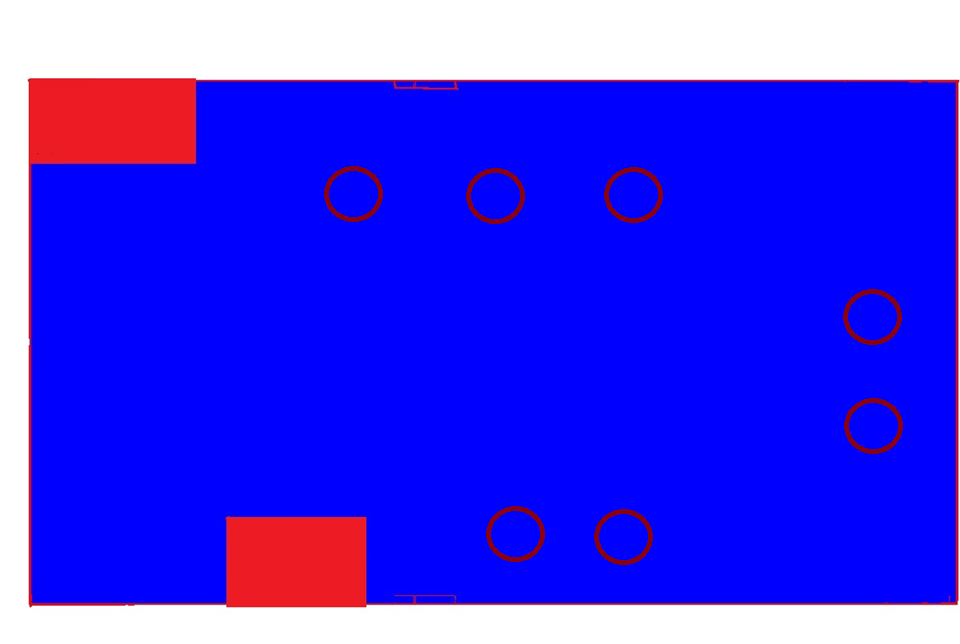
#> input picture Mesher/outline_of_warehouse/img4.png, 960 x 644 px, found by its file name
$ python mesh_function.py
#> lines starting #> are read from the running program, lines starting #| are printed output that depends on the picture; after the words box and inside, x2 and y2 are one past the last pixel; in counts of white or black regions, pixels touching at a corner belong together
### backend/add_borders.py
from PIL import Image


def add_borders(intput, output, left, right, top, bottom, size, color='red'):
    """функция добовляет к указанному изображению рамку
     и сохраняет в указанный файл"""

    image = Image.open(intput)

    width, height = image.size

    new_width = width + left + right + 2 * size
    new_height = height + top + bottom + 2 * size

    bordered_image = Image.new('RGB', (new_width, new_height), color)
    bordered_image.paste(image, (left + size, top + size))

    bordered_image.save(output)


# [4 lines that do not run on import are left out]

### backend/create_graph.py
from collections import defaultdict
from search_bfs import search_bfs


def create_graph(vertex_list, start_cell):
    # функция построения графа связных ячеек, достежимых из операционной зоны

    """функция принимает на вход список всех вершин, координаты
     операционной зоны и путь выходного файла"""

    graph = defaultdict(list)

    for i in vertex_list:
        for j in vertex_list:
            if i != j:
                if (abs(i[0] - j[0]) * abs(i[1] - j[1]) == 0 and
                        abs(i[0] - j[0]) + abs(i[1] - j[1]) == 1):
                    graph[i].append(j)

    true_vertex = search_bfs(graph, start_cell)
    result_graph = defaultdict(list)
    for i in true_vertex:
        result_graph[i] = graph[i]

    return result_graph


# [2 lines that do not run on import are left out]

### backend/search_bfs.py
from collections import deque


def search_bfs(graph, start, flag=False):
    """функция выполняет обход графа из указаной вершины и
    возвращает вершины, достежимые из неё"""

    dst = {}
    for i in graph:
        dst[i] = float('inf')
    dst[start] = 0

    dq = deque([start])
    visited = list()
    visited.append(start)

    while dq:
        v = dq.popleft()
        for i in graph[v]:
            if i not in visited:
                visited.append(i)
                dq.append(i)
                dst[i] = dst[v] + 1

    if flag:
        return dst

    return visited


# [14 lines that do not run on import are left out]

### backend/coloring_cell.py
import numpy as np

from PIL import Image


def coloring_cell(file_path_in, cords, size, color, width_line=0,
                  file_path_out=None):
    """функция для раскраски указанной ячейки сетки изображения"""
    if file_path_out is None:
        file_path_out = file_path_in

    pixels = np.array(Image.open(file_path_in))

    for x, y in cords:
        for i in range(y + width_line, y + size - width_line + 1):
            for j in range(x + width_line, x + size - width_line + 1):
                pixels[i][j] = np.array(color)

    Image.fromarray(pixels, 'RGB').save(file_path_out)


# [4 lines that do not run on import are left out]

### backend/mesh_function.py
import numpy as np
import os

from PIL import ImageDraw, Image
from backend.add_borders import add_borders
from backend.create_graph import create_graph
from backend.coloring_cell import coloring_cell
from backend.search_bfs import search_bfs


def mesh_function(image_path, operation_zone_x, operation_zone_y, chat_id,
                  size=10, color_cell="black", width_line=1, epsilon=0.00, temp_upload_folder=None):
    # функция для разбиения схемы склада рабочие области

    """функция возвращает изменённую фотографию и
    список абсолютных координат рабочих областей"""
#> called with image_path = '../outline_of_warehouse/img4.png', operation_zone_x = 400, operation_zone_y = 300, chat_id = 30, size = 10, color_cell = 'black', width_line = 1, epsilon = 0


    if temp_upload_folder is None:
        temp_upload_folder = '../tmp_photo'
    image = Image.open(image_path)
#> image is the input picture: PIL image 960x644 RGBA; mean R, G, B, A 66.8, 54.7, 240.3, 255

    offset_x = operation_zone_x % size
    offset_y = operation_zone_y % size
    width, height = image.size
#> width = 960; height = 644

    left = size - offset_x
    right = size - ((width + left) % size)
#> right = 10
    top = size - offset_y
    bottom = size - ((height + top) % size)
#> bottom = 6
    offset_x += size
    offset_y += size

    add_borders(image_path, os.path.join(temp_upload_folder, 'bordered_image.png'),
                left, right, top, bottom, size)
#> in add_borders, `bordered_image = Image.new('RGB', (new_width, new_height), color)`:
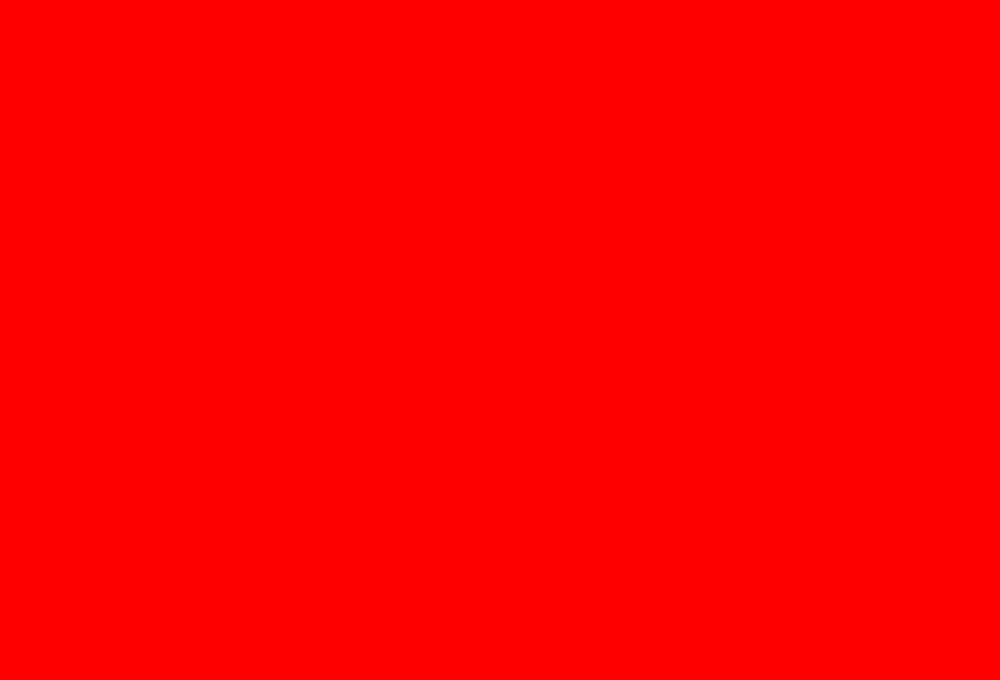
#> bordered_image: PIL image 1000x680 RGB; mean R, G, B 255, 0, 0
#> in add_borders, `bordered_image.paste(image, (left + size, top + size))`:
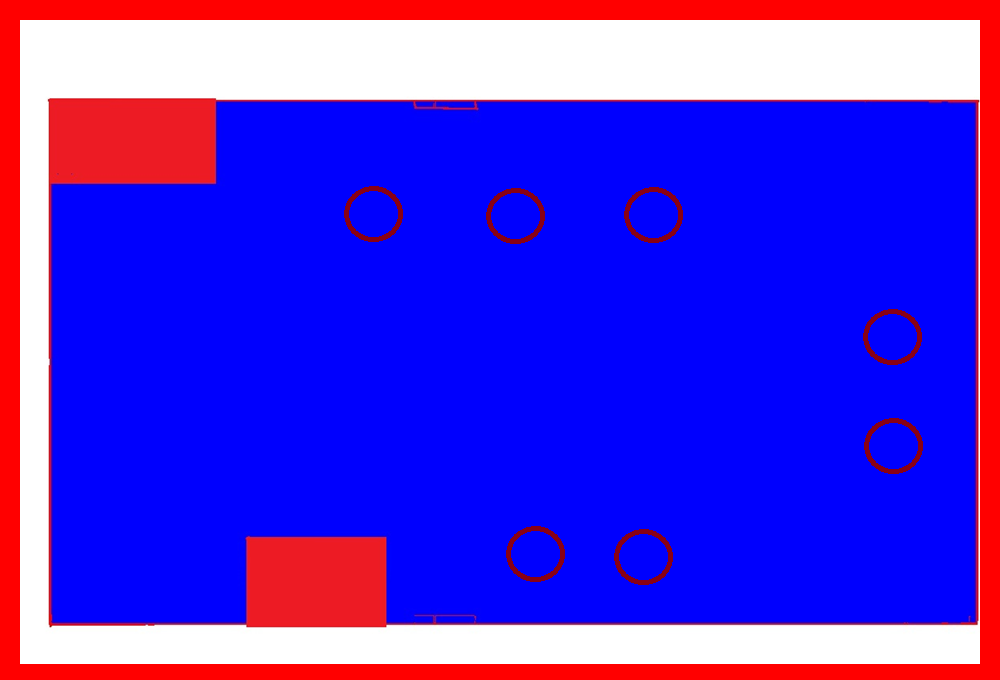
#> bordered_image: PIL image 1000x680 RGB; mean R, G, B 83.9, 49.7, 218.5

    pixels = np.array(Image.open(os.path.join(temp_upload_folder, 'bordered_image.png')))

    height += top + bottom + 2 * size
#> height = 680
    width += left + right + 2 * size
#> width = 1000
    offset_x += left
    offset_y += top

    cell_top = height // size
#> cell_top = 68
    cell_width = width // size
#> cell_width = 100

    vertex = []
    wall_vertex = []

    for ky in range(0, cell_top + 1):
        for kx in range(0, cell_width + 1):
            cell_middle_color = np.array([0, 0])
            for x_cell in range(size * (ky - 1), size * ky):
                for y_cell in range(size * (kx - 1), size * kx):
                    if pixels[x_cell][y_cell][0] >= pixels[x_cell][y_cell][2]:
                        cell_middle_color[0] += 1
                    else:
                        cell_middle_color[1] += 1

            if cell_middle_color[1] / (cell_middle_color[0] +
                                       cell_middle_color[1]) >= 1 - epsilon:
                vertex.append((kx, ky))
            else:
                wall_vertex.append((kx, ky))

            for x_cell in range(size * (ky - 1), size * ky):
                for y_cell in range(size * (kx - 1), size * kx):
                    pixels[x_cell][y_cell] = np.array((255, 0, 0))

    graph = create_graph(vertex, ((operation_zone_x + left) // size,
                                  (operation_zone_y + top) // size))

    wall_graph = create_graph(wall_vertex, (0, 0))

    for ky in range(0, cell_top + 1):
        for kx in range(0, cell_width + 1):
            if (kx, ky) in graph:
                for x_cell in range(size * (ky - 1), size * ky):
                    for y_cell in range(size * (kx - 1), size * kx):
                        pixels[x_cell][y_cell] = np.array((0, 255, 0))
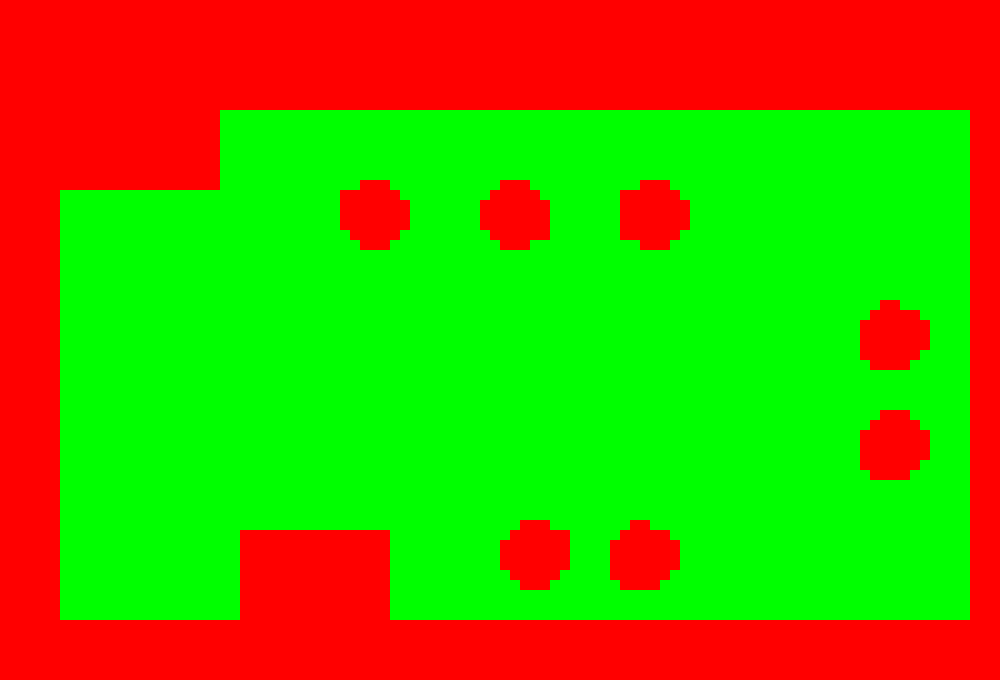
#> pixels: shape (680, 1000, 3); mean R, G, B 100.9, 154.1, 0


    (Image.fromarray(pixels, 'RGB').
     save(os.path.join(temp_upload_folder, 'coloring_warehouse.png')))

    image = Image.open(os.path.join(temp_upload_folder, 'coloring_warehouse.png'))
    draw = ImageDraw.Draw(image)


    for x_cell in range(offset_x - size, width, size):
        if 0 <= x_cell < width:
            draw.line((x_cell, 0, x_cell, height),
                      fill=color_cell, width=width_line)

    for y_cell in range(offset_y - size, height, size):
        if 0 <= y_cell < height:
            draw.line((0, y_cell, width, y_cell),
                      fill=color_cell, width=width_line)


    image.save(os.path.join(temp_upload_folder, 'warehouse_meshed.png'))
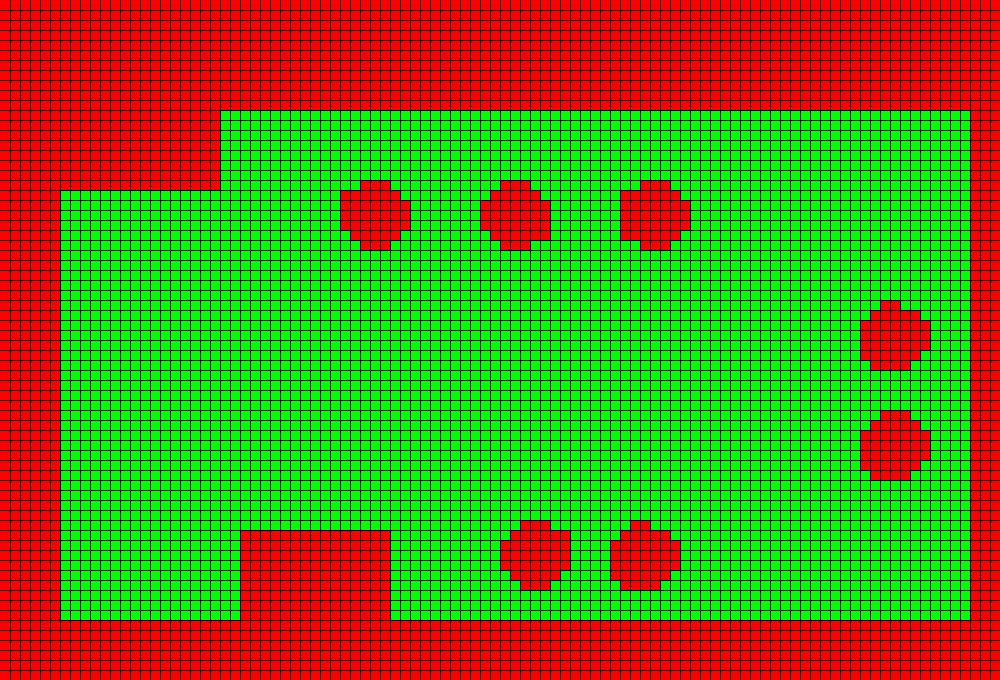
#> saved as warehouse_meshed.png: PIL image 1000x680 RGB; mean R, G, B 82.3, 124.8, 0
    coloring_cell(os.path.join(temp_upload_folder, 'warehouse_meshed.png'),
                  [(operation_zone_x + left - size, operation_zone_y + top
                    - size)], size, color=(0, 100, 100), width_line=width_line)
#> after the loop in coloring_cell, `for x, y in cords:`: pixels: shape (680, 1000, 3); 0.01% of pixels changed, all inside (x1, y1, x2, y2) = (401, 301, 410, 310)


    # -3 - стена
    # -2 - внутреннее препятствие
    # -1 - стартовая зона
    #  0 - пустая ячейка
    #  1 - ячейка хранения
    #  2 - зона поворота
    #  3 - зарядка
    #  4 - дороги

    matrix_const = np.array(
        [[-2 for _ in range(cell_width)] for _ in range(cell_top)])

    for i in search_bfs(wall_graph, (0, 0)):
        matrix_const[i[1] - 1][i[0] - 1] = -3
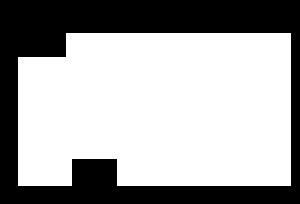
#> matrix_const: shape (68, 100) int64 (shown 3 times larger); values -3 (black) and -2 (white), 64.4% white; 1 black region, box (x1, y1, x2, y2) and area: (0, 0, 100, 68) 2422

    ozy_cell = (operation_zone_y + top) // size - 1
    ozx_cell = (operation_zone_x + left) // size - 1


    for i in graph:
        matrix_const[i[1] - 1][i[0] - 1] = 0
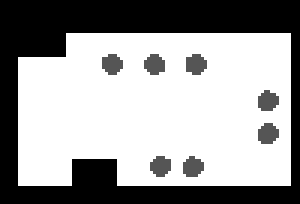
#> matrix_const: shape (68, 100) int64 (shown 3 times larger); min -3, max 0, mean -1.15; drawn with min black and max white
    matrix_const[ozy_cell][ozx_cell] = -1

    img_copy = Image.open(os.path.join(temp_upload_folder, 'warehouse_meshed.png'))
    for i in range(0, 6):

        img_copy.save(os.path.join(temp_upload_folder, f'warehouse_roads{i}.png'))
    img_copy.close()


    return matrix_const, size, width_line


if __name__ == "__main__":
    mesh_function('../outline_of_warehouse/img4.png',
                  400, 300, 30)
